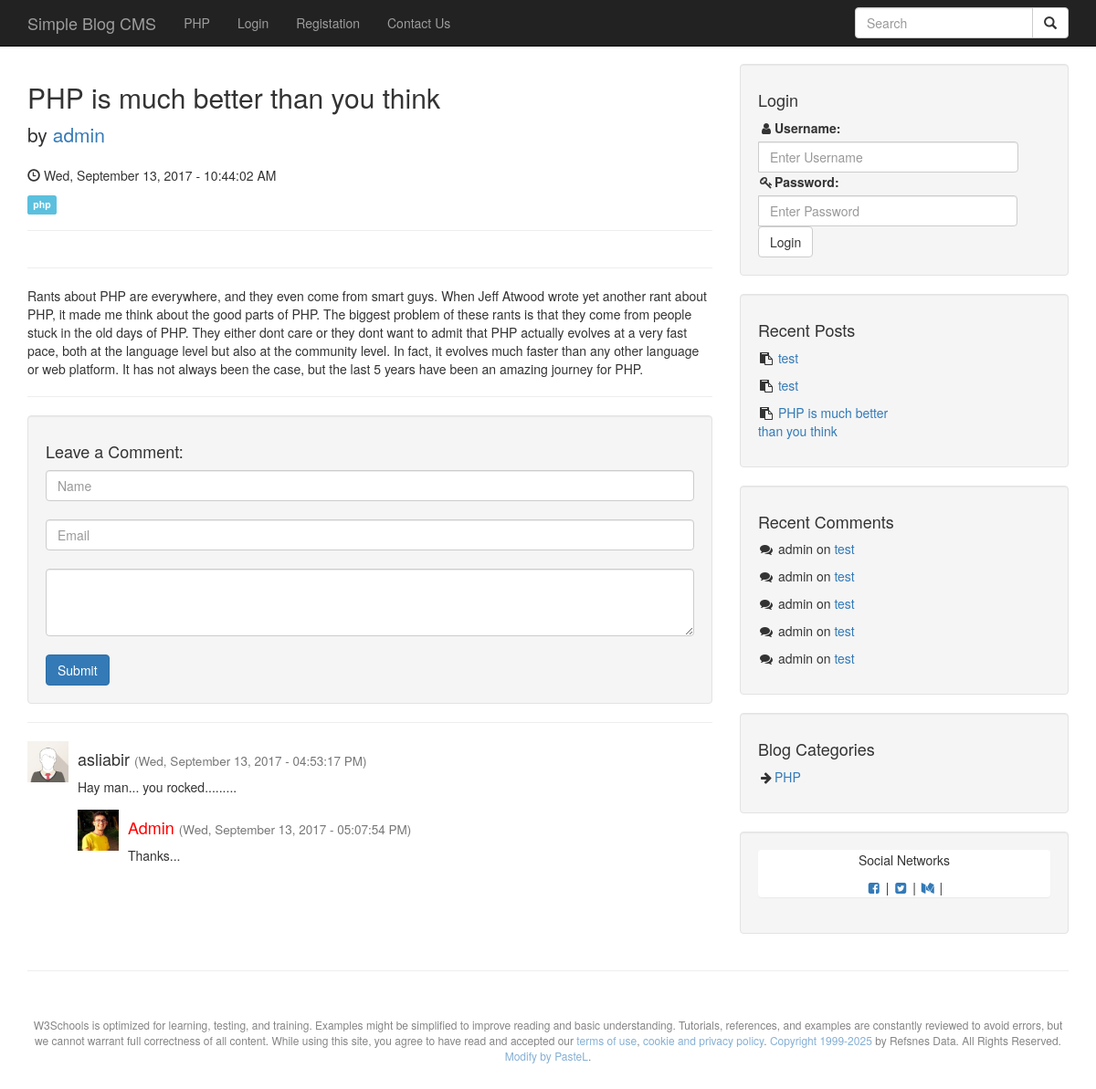
The page /post.php?p_id=59 on the database its author committed.
### tables this page shows
CREATE TABLE `categories` (
  `cat_id` int NOT NULL,
  `cat_title` varchar(255) NOT NULL,
  `cat_image` varchar(255) NOT NULL DEFAULT 'no_category.png'
);

CREATE TABLE `posts` (
  `post_id` int NOT NULL,
  `post_category_id` int NOT NULL,
  `post_title` varchar(255) NOT NULL,
  `post_author` varchar(55) NOT NULL,
  `post_date` varchar(70) NOT NULL,
  `post_image` text NOT NULL,
  `post_content` text NOT NULL,
  `post_tags` text,
  `post_comment_count` int NOT NULL,
  `post_status` varchar(255) NOT NULL DEFAULT 'draft',
  `post_views_count` int NOT NULL DEFAULT '0'
);

CREATE TABLE `comments` (
  `comment_id` int NOT NULL,
  `comment_post_id` int NOT NULL,
  `comment_author` varchar(255) NOT NULL,
  `comment_email` varchar(255) NOT NULL,
  `comment_content` text NOT NULL,
  `comment_reply` text,
  `comment_reply_date` varchar(100) DEFAULT NULL,
  `comment_status` enum('approve','unapprove') NOT NULL,
  `comment_date` varchar(50) NOT NULL,
  `author_type` varchar(20) NOT NULL
);

### post.php (the view, shortened to what this page needs)
<?php
include "includes/header.php";
include "includes/db.php";
include "includes/navigation.php";
$the_post_id = (int) $_GET['p_id'];
?>
    <div class="container">
        <div class="row">
            <div class="col-md-8">
            <?php
                mysqli_query(
                    $connection,
                    "UPDATE posts SET post_views_count = post_views_count + 1 WHERE post_id = $the_post_id"
                );
                $post_query = isset($_SESSION['user_role']) && $_SESSION['user_role'] === 'admin'
                    ? "SELECT * FROM posts WHERE post_id = $the_post_id"
                    : "SELECT * FROM posts WHERE post_id = $the_post_id AND post_status = 'publish'";
                $post_result = mysqli_query($connection, $post_query);
                $post = mysqli_fetch_assoc($post_result);
            ?>
            <h2><?= htmlspecialchars($post['post_title']) ?></h2>
            <p class="lead">
                by <a href="author_post.php?author=<?= $post['post_author'] ?>"><?= $post['post_author'] ?></a>
            </p>
            <p><span class="glyphicon glyphicon-time"></span> <?= $post['post_date'] ?></p>
            <p>
                <?php
                foreach (explode(',', $post['post_tags']) as $tag) {
                    $labels = ['primary','default','success','info','warning','danger'];
                    echo "<span class='label label-{$labels[array_rand($labels)]}'>$tag</span> ";
                }
                ?>
            </p>
            <hr>
            <hr>
            <p><?= $post['post_content'] ?></p>
            <hr>
            <div class="well">
            <h4>Leave a Comment:</h4>
            <form method="post">
            <?php if (isset($_SESSION['username'])): ?>
                <input type="hidden" name="comment_author" value="<?= $_SESSION['username'] ?>">
                <input type="hidden" name="comment_email" value="<?= $_SESSION['email'] ?>">
                <p><strong><?= $_SESSION['username'] ?></strong></p>
            <?php else: ?>
                <input class="form-control" name="comment_author" placeholder="Name" required><br>
                <input class="form-control" name="comment_email" placeholder="Email" required><br>
            <?php endif; ?>
                <textarea class="form-control" name="comment_content" rows="3" required></textarea><br>
                <button class="btn btn-primary" name="create_comment">Submit</button>
            </form>
            </div>
            <hr>
            <?php
            $comments_query = "
                SELECT * FROM comments
                WHERE comment_post_id = $the_post_id
                AND comment_status = 'approve'
                ORDER BY comment_id DESC
            ";
            $comments = mysqli_query($connection, $comments_query);
            while ($comment = mysqli_fetch_assoc($comments)):
                $author_image = 'guest.png';
            ?>
            <div class="media">
                <div class="media-left">
                    <img src="images/user_pic/<?= $author_image ?>" class="media-object" width="45">
                </div>
                <div class="media-body">
                    <h4><?= $comment['comment_author'] ?>
                        <small>(<?= $comment['comment_date'] ?>)</small>
                    </h4>
                    <p><?= htmlspecialchars($comment['comment_content']) ?></p>
            <?php if (!empty($comment['comment_reply'])): ?>
                    <div class="media">
                        <div class="media-left">
                            <img src="images/user_pic/admin.jpeg" class="media-object" width="45">
                        </div>
                        <div class="media-body">
                            <h4 style="color:red;">Admin
                                <small>(<?= $comment['comment_reply_date'] ?>)</small>
                            </h4>
                            <p><?= htmlspecialchars($comment['comment_reply']) ?></p>
                        </div>
                    </div>
            <?php endif; ?>
    </div>
</div>
<?php endwhile; ?>
</div>
<?php include "includes/sidebar.php"; ?>
</div>
<hr>
<?php include "includes/footer.php"; ?>

### includes/header.php (shortened to what this page needs)
<!DOCTYPE html>
<html lang="en">
<head>
    <link href="css/bootstrap.min.css" rel="stylesheet">
    <link href="css/w3.css" rel="stylesheet">
    <link href="css/blog-home.css" rel="stylesheet">
    <link href="admin/font-awesome/css/font-awesome.min.css" rel="stylesheet" type="text/css">
</head>
<body>

### includes/navigation.php (shortened to what this page needs)
<nav class="navbar navbar-inverse navbar-fixed-top" role="navigation">
    <div class="container">
        <div class="navbar-header">
            <a class="navbar-brand" href="index.php">Simple Blog CMS</a> </div>
        <div class="collapse navbar-collapse" id="bs-example-navbar-collapse-1">
            <ul class="nav navbar-nav">
                <?php
                $query = "SELECT * FROM categories ORDER BY cat_id DESC LIMIT 5";
                $select_all_categories_query = mysqli_query($connection,$query);
                    while($row = mysqli_fetch_assoc($select_all_categories_query)){
                        $cat_id = $row['cat_id'];
                        $cat_title = $row['cat_title'];
                        $cat_class = '';
                        $pageName = basename($_SERVER['PHP_SELF']);
                        if(isset($_GET['category']) && $_GET['category'] == $cat_id){
                            $cat_class = 'active';
                            $login_class = '';
                        } else if($pageName == 'registration.php'){
                            $reg_class = 'active';
                             $login_class = '';
                        } elseif($pageName == 'contact.php'){
                            $contact_class = 'active';
                            $login_class = '';
                        } else if($pageName == 'login.php'){
                            $login_class = 'active';
                        }
                        else {
                            $cat_class = '';
                        }
                        echo "<li class='$cat_class'><a href='category.php?category={$cat_id}'>{$cat_title}</a></li>";
                    }
                    $login_class = '';
                    $reg_class = '';
                    $contact_class = '';
                ?>
                    <?php
                if(isset($_SESSION['user_role'])){
                    $user_role = $_SESSION['user_role'];
                    if($user_role == 'admin') {
                        echo "<li><a href='admin/index.php'>Admin panel</a></li>";
                    } elseif(isset($_SESSION['user_role'])){
                        $user_role = $_SESSION['user_role'];
                            if($user_role == 'subscriber') {
                                echo "<li><a href='users/index.php'>User Panel</a></li>";
                            } }
                   } else {
                    echo "<li class='$login_class'><a href='login.php'>Login</a></li>";
                    echo "<li class='$reg_class'><a href='registration.php'>Registation</a></li>";
                }
?>
                <li class='<?php echo $contact_class; ?>'><a href='contact.php'>Contact Us</a></li>
            </ul>
            <form class="navbar-form navbar-right" action="search.php" method="post">
                    <div class="input-group">
                    <input type="text" class="form-control" name="search" placeholder="Search">
                    <div class="input-group-btn">
                    <button class="btn btn-default" type="submit" name="search_submit">
                        <i class="glyphicon glyphicon-search"></i>
                        </button>
                    </div>
                </div>
            </form>
        </div>
    </div>
</nav>

### includes/sidebar.php (shortened to what this page needs)
<div class="col-md-4">
	<?php
                            if(isset($_SESSION['user_role'])){
                            $user_role = $_SESSION['user_role'];
                            $user_name = $_SESSION['username'];
                            if($user_role == 'admin') {
                                echo "<div class='well'><h4>Hi, $user_name</h4><br><li><a href='admin/index.php'>Admin Panel</a></li><li><a href='users'>Control Panel</a></li><li><a href='admin/users.php?source=change_password'>Change Password</a></li><br><center><a class='btn btn-danger' href='logout.php'>Logout</a></center></div>";
                            } else {
                                echo "<div class='well'><h4>Hi, $user_name</h4><br><li><a href='../cms/users'>Control Panel</a></li><li><a href='change_password.php'>Change Password</a></li><br><center><a class='btn btn-danger' href='logout.php'>Logout</a></center></div>";
                            }
                           } else {
                            echo "<div class='well'>
                                <h4>Login</h4>
                                <form action='includes/login.php' method='post'>
                                <div class='input-group'>
                                <label for='username'><i class='fa fa-fw fa-user'></i>Username:</label>
                                <input name='username' type='text' class='form-control' placeholder='Enter Username'>
                                </div>
                                <div class='input-group'>
                                <label for='password'><i class='fa fa-fw fa-key'></i>Password:</label>
                                <input name='password' type='text' class='form-control' placeholder='Enter Password'>
                                </div>
                                <div class='input-group'>
                                <button name='login' class='btn btn-default' type='submit'>Login</button>
                                </div>
                                </form>
                                </div>
                                "; } ?>
		<div class="well">
			<h4>Recent Posts</h4>
			<div class="row">
				<div class="col-lg-6">
					<ul class="list-unstyled">
						<?php
                    $query = "SELECT * FROM posts WHERE post_status = 'publish' ORDER BY post_id DESC LIMIT 5";
                    $select_recent_posts_query = mysqli_query($connection,$query);
                    while($row = mysqli_fetch_assoc($select_recent_posts_query)){
                        $post_id = $row['post_id'];
                        $post_title = $row['post_title'];
                        echo "<li><p><i class='fa fa-fw fa-clipboard'></i> <a href='post.php?p_id={$post_id}'>{$post_title}</a></p></li>";
                    }
                    ?>
					</ul>
				</div>
			</div>
		</div>
		<div class="well">
			<h4>Recent Comments</h4>
			<div class="row">
				<div class="col-lg-6">
					<ul class="list-unstyled">
						<?php
                    $query = "SELECT posts.post_id, posts.post_title, comments.comment_id, comments.comment_post_id, comments.comment_author, comments.comment_status FROM posts LEFT JOIN comments ON posts.post_id = comments.comment_post_id ORDER BY comments.comment_id DESC LIMIT 5";
                    $select_recent_comments_query = mysqli_query($connection,$query);
                    while($row = mysqli_fetch_assoc($select_recent_comments_query)){
                        $post_id = $row['post_id'];
                        $comment_author = $row['comment_author'];
                        $comment_status = $row['comment_status'];
                        $post_title = $row['post_title'];
                        if($comment_status == 'approve'){
                        echo "<li><p><i class='fa fa-fw fa-comments'></i> {$comment_author} on <a href='post.php?p_id={$post_id}'>{$post_title}</a></p></li>";
                        }
                    }
                    ?>
					</ul>
				</div>
			</div>
		</div>
		<div class="well">
			<h4>Blog Categories</h4>
			<div class="row">
				<div class="col-lg-6">
					<ul class="list-unstyled">
						<?php
                    $query = "SELECT * FROM categories";
                    $select_all_categories_query = mysqli_query($connection,$query);
                    while($row = mysqli_fetch_assoc($select_all_categories_query)){
                        $cat_id = $row['cat_id'];
                        $cat_title = $row['cat_title'];
                        echo "<li><i class='fa fa-fw fa-arrow-right'></i><a href='category.php?category={$cat_id}'>{$cat_title}</a></li>";
                    }
                    ?>
					</ul>
				</div>
			</div>
		</div>
		<?php include "includes/widget.php"; ?>
</div>

### includes/widget.php
<div class="well">
    <div class='panel text-center'>
        <p>Social Networks</p>
        <a href='http://facebook.com/asliabir'><span><i class='fa fa-fw fa-facebook-square'></i></span></a> | <a href='http://twitter.com/asliabir'><span><i class='fa fa-fw fa-twitter-square'></i></span></a> | <a href='http://medium.com/asliabir'><span><i class='fa fa-fw fa-medium'></i></span></a> | <a href='http://instagram.com/asliabir><span><i class='fa fa-fw fa-instagram'></i></span></a>
    </div>
</div>

### includes/footer.php (shortened to what this page needs)
<footer>
    <div class="w3-center w3-small w3-opacity">
        W3Schools is optimized for learning, testing, and training. Examples might be simplified to improve reading and basic understanding.
        Tutorials, references, and examples are constantly reviewed to avoid errors, but we cannot warrant full correctness of all content.
        While using this site, you agree to have read and accepted our <a href="about_copyright.html">terms of use</a>,
        <a href="about_privacy.html">cookie and privacy policy</a>.
        <a href="about_copyright.html">Copyright 1999-<?php echo date('Y'); ?></a> by Refsnes Data. All Rights Reserved.<br>
        <a href="https://pastelkun.com/">Modify by PasteL</a>.<br><br>
    </div>
</body>
</html>

### css/w3.css (style rules this page uses)
.w3-small { font-size: 12px!important }
.w3-center { text-align: center!important }
.w3-opacity, .w3-hover-opacity:hover { opacity: 0.60; filter: alpha(opacity=60); -webkit-backface-visibility: hidden }

### css/blog-home.css (style rules this page uses)
body { padding-top: 70px; }
footer { margin: 50px 0; }

### rows shown on the page
categories: cat_title "PHP"
posts: post_title "PHP is much better than you think", post_author "admin", post_date "Wed, September 13, 2017 - 10:44:02 AM", post_tags "php", post_content "Rants about PHP are everywhere, and they even come from smart guys. When Jeff Atwood wrote yet another rant about PHP, it made me think about the good parts of PHP. The biggest problem of these rants is that they come from people stuck in the old days of PHP. They either dont care or they dont want to admit that PHP actually evolves at a very fast pace, both at the language level but also at the community level. In fact, it evolves much faster than any other language or web platform. It has not always been the case, but the last 5 years have been an amazing journey for PHP."
comments: comment_author "asliabir", comment_date "Wed, September 13, 2017 - 04:53:17 PM", comment_content "Hay man... you rocked.........", comment_reply_date "Wed, September 13, 2017 - 05:07:54 PM", comment_reply "Thanks..."
posts: post_title "test", comments.comment_author "admin"
posts: post_title "test"
